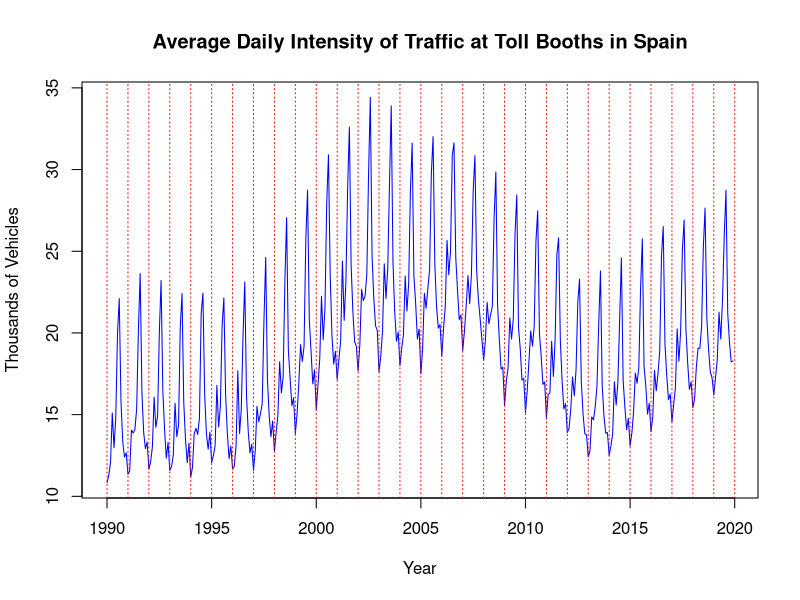
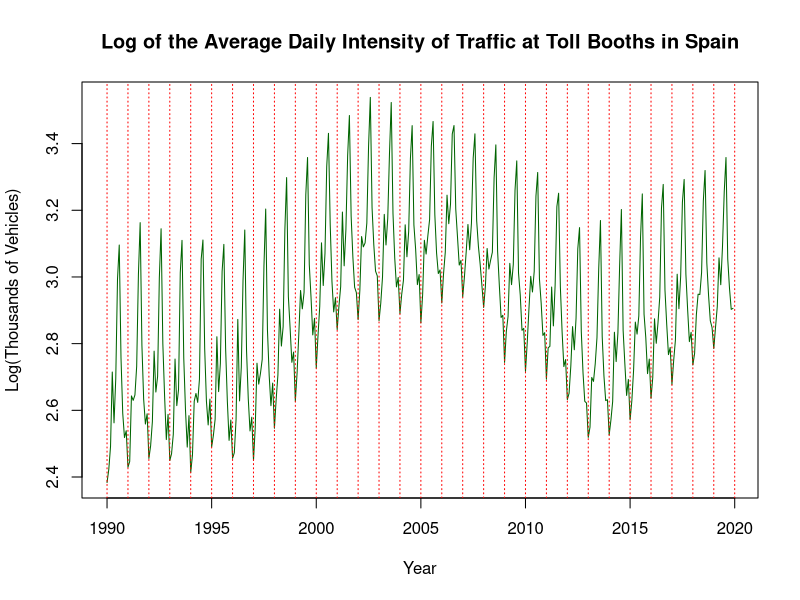
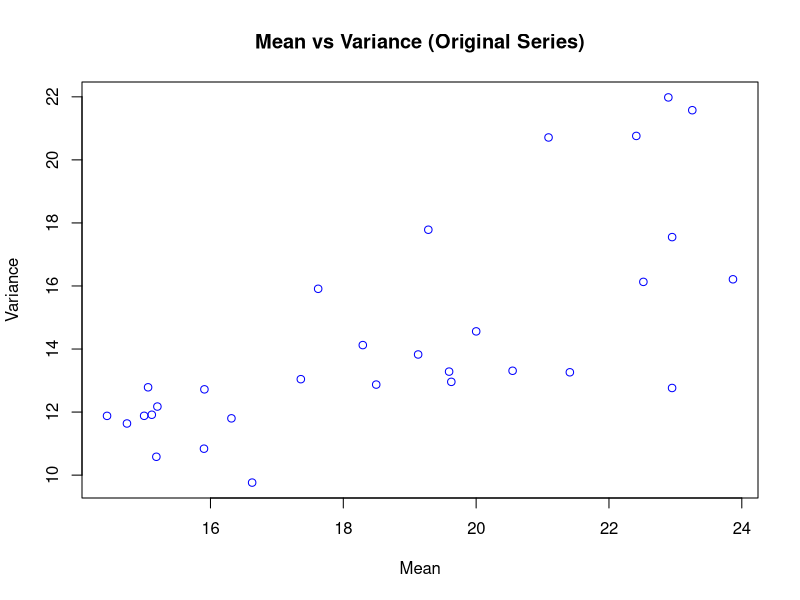
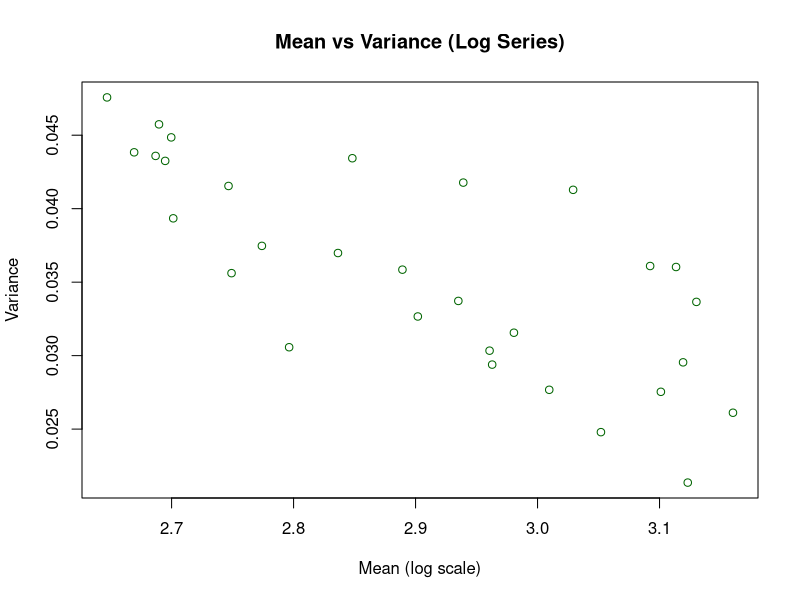
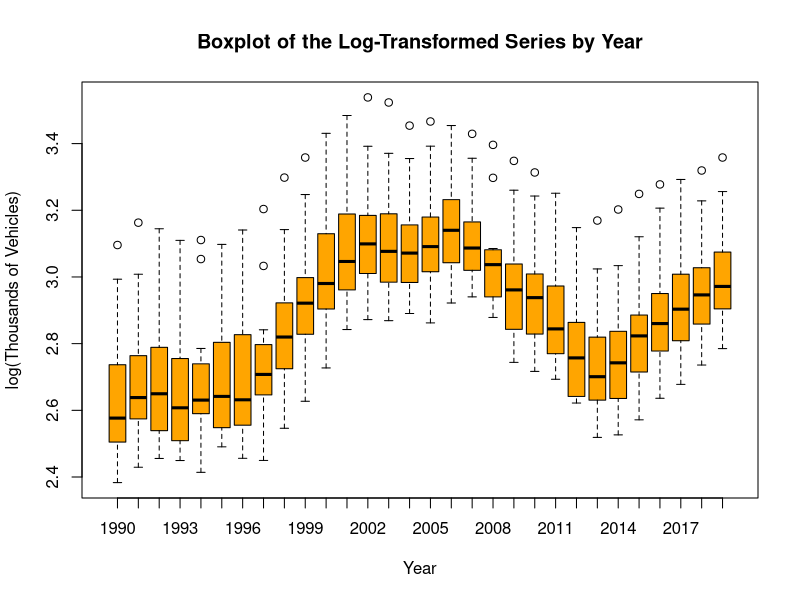
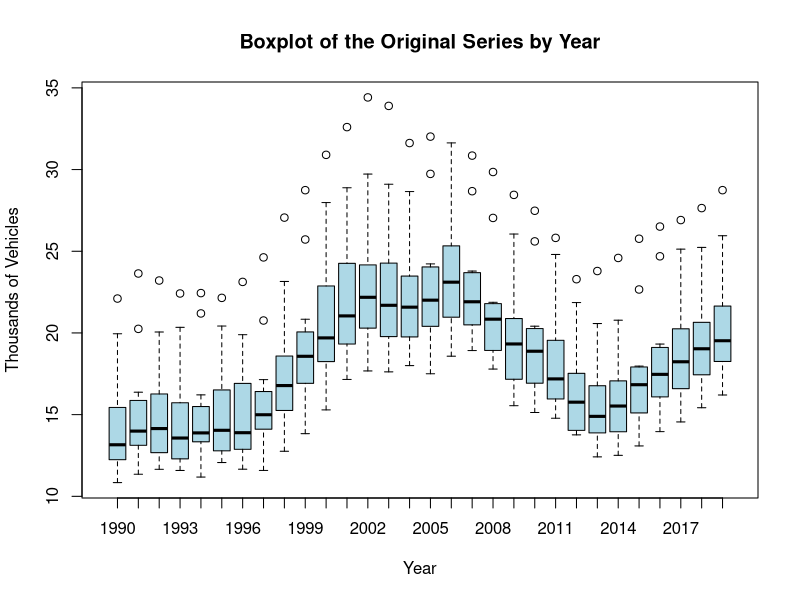
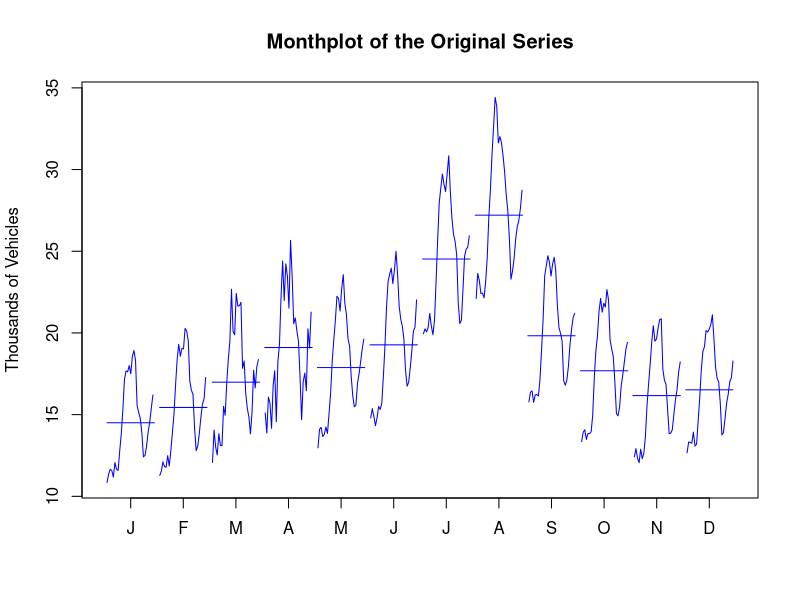
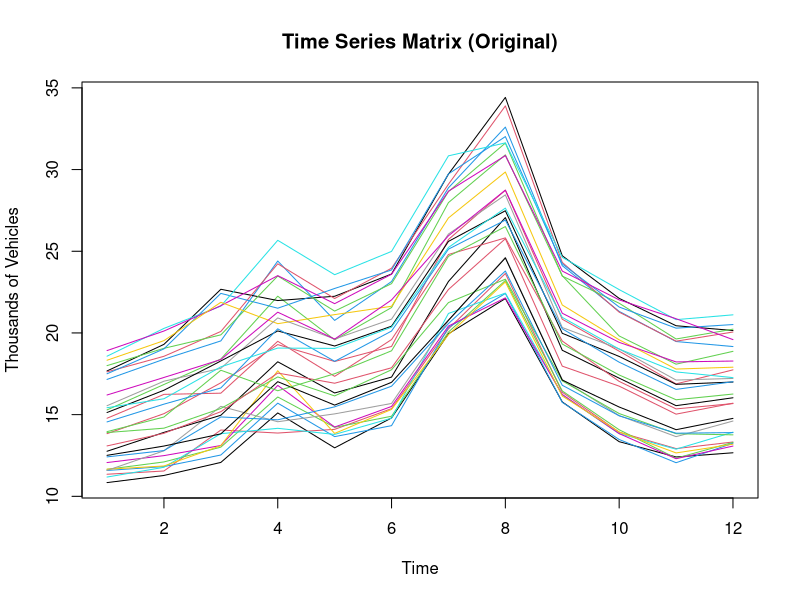

These figures' R source, in order:
## ---- chunk 1
knitr::opts_chunk$set(echo = TRUE)
#install.packages("tseries")
#install.packages("forecast")  
library(tseries)
library(forecast)
## ---- chunk 2

# 1) Reading the data and initial plots

# Convert the data into a time series (freq=12 for monthly data, starting at 1990)
serie <- window(ts(read.table("peajes.dat"), start = 1990, freq = 12))

# Plot of the original series
plot(
  serie,
  main = "Average Daily Intensity of Traffic at Toll Booths in Spain",
  xlab = "Year",
  ylab = "Thousands of Vehicles",
  col = "blue"
)
abline(v = 1990:2020, lty = 3, col = "red")

# Log-transformed series
log_serie <- log(serie)

# Plot of the log-transformed series
plot(
  log_serie,
  main = "Log of the Average Daily Intensity of Traffic at Toll Booths in Spain",
  xlab = "Year",
  ylab = "Log(Thousands of Vehicles)",
  col = "darkgreen"
)
abline(v = 1990:2020, lty = 3, col = "red")


## ---- chunk 3
# 2) Calculating mean and variance by year, and boxplots

# Mean and variance of the original series
m <- apply(matrix(serie, nr = 12), 2, mean)
v <- apply(matrix(serie, nr = 12), 2, var)

# Plot of mean vs variance for the original series
plot(
  m, v,
  main = "Mean vs Variance (Original Series)",
  xlab = "Mean",
  ylab = "Variance",
  col = "blue"
)

# Mean and variance of the log-transformed series
m_log <- apply(matrix(log_serie, nr = 12), 2, mean)
v_log <- apply(matrix(log_serie, nr = 12), 2, var)

# Plot of mean vs variance for the log-transformed series
plot(
  m_log, v_log,
  main = "Mean vs Variance (Log Series)",
  xlab = "Mean (log scale)",
  ylab = "Variance",
  col = "darkgreen"
)

# By looking at these plots, we see there might not be a huge difference in variance stabilization

# Boxplots by year for the log-transformed series
boxplot(
  log_serie ~ floor(time(serie)),
  main = "Boxplot of the Log-Transformed Series by Year",
  xlab = "Year",
  ylab = "log(Thousands of Vehicles)",
  col = "orange"
)

# Boxplots by year for the original series
boxplot(
  serie ~ floor(time(serie)),
  main = "Boxplot of the Original Series by Year",
  xlab = "Year",
  ylab = "Thousands of Vehicles",
  col = "lightblue"
)

## ---- chunk 4
# 3) Determination of the differencing order

# Apply ndiffs() and nsdiffs() to the original series
ndiffs_original  <- ndiffs(serie)
nsdiffs_original <- nsdiffs(serie)

cat("Suggested regular differencing (original):", ndiffs_original, "\n")
cat("Suggested seasonal differencing (original):", nsdiffs_original, "\n")

# Apply ndiffs() and nsdiffs() to the log-transformed series
ndiffs_log  <- ndiffs(log_serie)
nsdiffs_log <- nsdiffs(log_serie)

cat("Suggested regular differencing (log):", ndiffs_log, "\n")
cat("Suggested seasonal differencing (log):", nsdiffs_log, "\n")
## ---- chunk 5
# 4) Exploring seasonality and differencing

# Month plot of the original series (shows seasonal patterns by month)
monthplot(
  serie,
  main = "Monthplot of the Original Series",
  ylab = "Thousands of Vehicles",
  col = "blue"
)

# Plot the series in a matrix form (each line is a month)
ts.plot(
  matrix(serie, nr = 12),
  main = "Time Series Matrix (Original)",
  xlab = "Time",
  ylab = "Thousands of Vehicles",
  col = 1:12
)

# We apply diff with lag=12 to remove annual seasonality
d12serie <- diff(serie, lag = 12)

# Plot the differenced series
plot(
  d12serie,
  main = "Seasonally Differenced Series (lag = 12)",
  xlab = "Time",
  ylab = "Differenced Values",
  col = "purple"
)

# Month plot of the differenced series
monthplot(
  d12serie,
  main = "Monthplot of the Differenced Series (lag = 12)",
  ylab = "Differenced Values",
  col = "purple"
)

# Matrix plot of the differenced series
ts.plot(
  matrix(d12serie, nr = 12),
  main = "Time Series Matrix (Differenced)",
  xlab = "Time",
  ylab = "Values (D12)",
  col = 1:12
)

## ---- chunk 6
# Boxplots by year for the original and differenced series

# Boxplot of the original series grouped by year
boxplot(
  serie ~ floor(time(serie)),
  main = "Boxplot of the Original Series by Year",
  xlab = "Year",
  ylab = "Thousands of Vehicles",
  col = "lightblue"
)

# Boxplot of the seasonally differenced series (lag=12) grouped by year

boxplot(
  na.omit(d12serie) ~ floor(time(na.omit(d12serie))),
  main = "Boxplot of the Differenced Series (lag=12) by Year",
  xlab = "Year",
  ylab = "Differenced Values",
  col = "lightgreen"
)

#  Stationarity tests using Augmented Dickey-Fuller (ADF) and KPSS tests

# Original series
adf_original <- adf.test(serie)
kpss_original <- kpss.test(serie)

# Differenced series (removing NAs)
adf_diff <- adf.test(na.omit(d12serie))
kpss_diff <- kpss.test(na.omit(d12serie))

# Display the results
adf_original
kpss_original
adf_diff
kpss_diff

## ---- chunk 7
#We apply diff (with lag 1) to make it stationary
d1d12serie<-diff(d12serie,lag=1)
d12d12serie<-diff(d12serie, lag=12)
d12d1d12serie<-diff(d1d12serie, lag=12)

var(d12serie)
var(d1d12serie)
var(d12d12serie)
var(d12d1d12serie)

plot(d12serie)
plot(d1d12serie)
plot(d12d12serie)
plot(d12d1d12serie)

#perform adf test
#H0: The variance and mean are not constant, and the timeseries is not stationary.
#H1: The variance and mean are constant, and the timeseries is stationary.

adf.test(d12serie)
kpss.test(d12serie)
adf.test(d1d12serie)
kpss.test(d1d12serie)
adf.test(d12d12serie)
kpss.test(d12d12serie)
adf.test(d12d1d12serie)
kpss.test(d12d1d12serie)

# Boxplot of d1d12serie grouped by year

boxplot(
  na.omit(d1d12serie) ~ floor(time(na.omit(d1d12serie))),
  main = "Boxplot of the Differenced Series (lag=1, lag=12) by Year",
  xlab = "Year",
  ylab = "Differenced Values",
  col = "lightgreen"
)

#jo aquí diria que ens hem de quedar amb el d1d12serie perquè passa el adf test i dels qwue passen l'adf test és el que te la var. més baixa

## ---- chunk 8
# Plot ACF and PACF for the stationary series
par(mfrow = c(1, 2)) # Set up the plot layout
acf(d1d12serie, main = "ACF of Stationary Series")
pacf(d1d12serie, main = "PACF of Stationary Series")
par(mfrow = c(1, 1)) # Reset plot layout

#print all values 
print("ACF")
acf(d1d12serie, plot = FALSE)
print("PACF")
pacf(d1d12serie, plot = FALSE)

## ---- chunk 9
# Assuming 'd1d12serie' is already defined and is your stationary series

# Previous models from your colleague:
model1 <- arima(d1d12serie, order = c(2, 0, 0))
model2 <- arima(d1d12serie, order = c(0, 0, 4))
model3 <- arima(d1d12serie, order = c(2, 0, 4))

# Additional models you might consider:
model4 <- arima(d1d12serie, order = c(1, 0, 1))  # AR(1), MA(1)
model5 <- arima(d1d12serie, order = c(2, 0, 1))  # AR(2), MA(1)
model6 <- arima(d1d12serie, order = c(1, 0, 2))  # AR(1), MA(2)



# Compare AIC and BIC values for all models
aic_values <- c(
  AIC(model1), AIC(model2), AIC(model3),
  AIC(model4), AIC(model5), AIC(model6)
)

bic_values <- c(
  BIC(model1), BIC(model2), BIC(model3),
  BIC(model4), BIC(model5), BIC(model6)
)

comparison <- data.frame(
  model = c("ARIMA(2,0,0)", "ARIMA(0,0,4)", "ARIMA(2,0,4)",
            "ARIMA(1,0,1)", "ARIMA(2,0,1)", "ARIMA(1,0,2)"),
  AIC = aic_values,
  BIC = bic_values
)

print(comparison)


## ---- chunk 10
# ----- ESTIMATION OF THE IDENTIFIED MODEL (ARIMA(2,0,4)) -----

# Fit the ARIMA(2,0,4) model to the differenced series
cat("Best model")
best_model <- arima(d1d12serie, order = c(2, 0, 4))

# Display a summary of the fitted model
summary(best_model)


cat("Second best model")
second_best_model <- arima(d1d12serie, order = c(1, 0, 1))

# Display a summary of the fitted model
summary(second_best_model)





## ---- chunk 11
#################Validation#################################
validation=function(model){
  s=frequency(get(model$series))
  resid=model$residuals
  par(mfrow=c(2,2),mar=c(3,3,3,3))
  #Residuals plot
  plot(resid,main="Residuals")
  abline(h=0)
  abline(h=c(-3*sd(resid),3*sd(resid)),lty=3,col=4)
  #Square Root of absolute values of residuals (Homocedasticity)
  scatter.smooth(sqrt(abs(resid)),main="Square Root of Absolute residuals",
                 lpars=list(col=2))
  
  #Normal plot of residuals
  qqnorm(resid)
  qqline(resid,col=2,lwd=2)
  
  ##Histogram of residuals with normal curve
  hist(resid,breaks=20,freq=FALSE)
  curve(dnorm(x,mean=mean(resid),sd=sd(resid)),col=2,add=T)
  
  
  #ACF & PACF of residuals
  par(mfrow=c(1,2))
  acf(resid,ylim=c(-1,1),lag.max=60,col=c(2,rep(1,s-1)),lwd=1)
  pacf(resid,ylim=c(-1,1),lag.max=60,col=c(rep(1,s-1),2),lwd=1)
  par(mfrow=c(1,1))
  
  #Ljung-Box p-values
  par(mar=c(2,2,1,1))
  tsdiag(model,gof.lag=7*s)
  cat("\n--------------------------------------------------------------------\n")
  print(model)
  
  #Stationary and Invertible
  cat("\nModul of AR Characteristic polynomial Roots: ", 
      Mod(polyroot(c(1,-model$model$phi))),"\n")
  cat("\nModul of MA Characteristic polynomial Roots: ",
      Mod(polyroot(c(1,model$model$theta))),"\n")
  
  suppressMessages(require(forecast,quietly=TRUE,warn.conflicts=FALSE))
  plot(model)
  
  #Model expressed as an MA infinity (psi-weights)
  psis=ARMAtoMA(ar=model$model$phi,ma=model$model$theta,lag.max=36)
  names(psis)=paste("psi",1:36)
  cat("\nPsi-weights (MA(inf))\n")
  cat("\n--------------------\n")
  print(psis[1:24])
  
  #Model expressed as an AR infinity (pi-weights)
  pis=-ARMAtoMA(ar=-model$model$theta,ma=-model$model$phi,lag.max=36)
  names(pis)=paste("pi",1:36)
  cat("\nPi-weights (AR(inf))\n")
  cat("\n--------------------\n")
  print(pis[1:24])
   
  cat("\nDescriptive Statistics for the Residuals\n")
  cat("\n----------------------------------------\n") 
  
  suppressMessages(require(fBasics,quietly=TRUE,warn.conflicts=FALSE))
  ##Anderson-Darling test
  print(basicStats(resid))
  
  ## Add here complementary tests (use with caution!)
  ##---------------------------------------------------------
  cat("\nNormality Tests\n")
  cat("\n--------------------\n")
 
  ##Shapiro-Wilks Normality test
  print(shapiro.test(resid))

  suppressMessages(require(nortest,quietly=TRUE,warn.conflicts=FALSE))
  ##Anderson-Darling test
  print(ad.test(resid))
  
  suppressMessages(require(tseries,quietly=TRUE,warn.conflicts=FALSE))
  ##Jarque-Bera test
  print(jarque.bera.test(resid))
  
  cat("\nHomoscedasticity Test\n")
  cat("\n--------------------\n")
  suppressMessages(require(lmtest,quietly=TRUE,warn.conflicts=FALSE))
  ##Breusch-Pagan test
  obs=get(model$series)
  print(bptest(resid~I(obs-resid)))
  
  cat("\nIndependence Tests\n")
  cat("\n--------------------\n")
  
  ##Durbin-Watson test
  print(dwtest(resid~I(1:length(resid))))
  
  ##Ljung-Box test
  cat("\nLjung-Box test\n")
  print(t(apply(matrix(c(1:4,(1:4)*s)),1,function(el) {
    te=Box.test(resid,type="Ljung-Box",lag=el)
    c(lag=(te$parameter),statistic=te$statistic[[1]],p.value=te$p.value)})))
  
}
################# Fi Validation #################################
## ---- chunk 12
validation(best_model)


## ---- chunk 13
validation(second_best_model)
## ---- chunk 14
